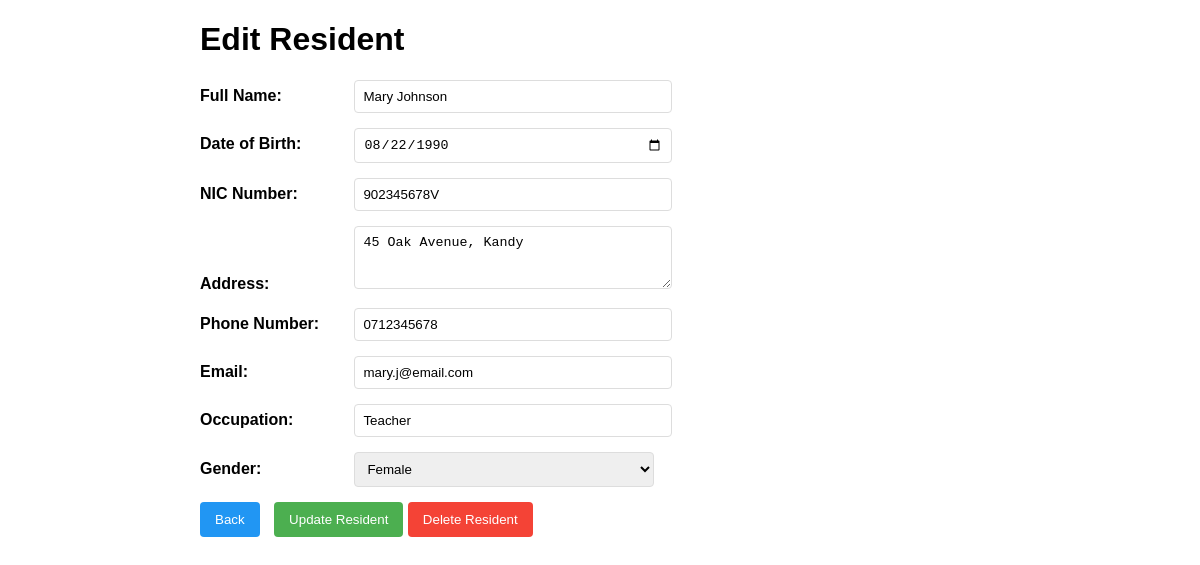
Screenshot of /edit_resident.php?id=2 with the database file from the repository.
### tables this page shows
CREATE TABLE IF NOT EXISTS residents (
                                         id INT AUTO_INCREMENT PRIMARY KEY,
                                         full_name VARCHAR(100) NOT NULL,
    dob DATE NOT NULL,
    nic VARCHAR(12) UNIQUE NOT NULL,
    address TEXT NOT NULL,
    phone VARCHAR(15) NOT NULL,
    email VARCHAR(100) NOT NULL,
    occupation VARCHAR(50) NULL,
    gender ENUM('Male', 'Female', 'Other') NOT NULL,
    registered_date TIMESTAMP DEFAULT CURRENT_TIMESTAMP
    );

### edit_resident.php (the view, shortened to what this page needs)
<?php include 'config.php'; ?>
    <!DOCTYPE html>
    <html lang="en">
    <head>
    </head>
    <body>
    <div class="container">
        <h1>Edit Resident</h1>
        <?php
        $id = isset($_GET['id']) ? intval($_GET['id']) : 0;
        $sql = "SELECT * FROM residents WHERE id = $id";
        $result = $conn->query($sql);
        $resident = $result->fetch_assoc();
        ?>
        <form method="POST" action="<?php echo htmlspecialchars($_SERVER["PHP_SELF"] . "?id=" . $id); ?>">
            <div class="form-group">
                <label for="full_name">Full Name:</label>
                <input type="text" id="full_name" name="full_name" value="<?php echo htmlspecialchars($resident['full_name']); ?>" required>
            </div>
            <div class="form-group">
                <label for="dob">Date of Birth:</label>
                <input type="date" id="dob" name="dob" value="<?php echo htmlspecialchars($resident['dob']); ?>" required>
            </div>
            <div class="form-group">
                <label for="nic">NIC Number:</label>
                <input type="text" id="nic" name="nic" value="<?php echo htmlspecialchars($resident['nic']); ?>" required>
            </div>
            <div class="form-group">
                <label for="address">Address:</label>
                <textarea id="address" name="address" rows="3" required><?php echo htmlspecialchars($resident['address']); ?></textarea>
            </div>
            <div class="form-group">
                <label for="phone">Phone Number:</label>
                <input type="tel" id="phone" name="phone" value="<?php echo htmlspecialchars($resident['phone']); ?>" required>
            </div>
            <div class="form-group">
                <label for="email">Email:</label>
                <input type="email" id="email" name="email" value="<?php echo htmlspecialchars($resident['email']); ?>" required>
            </div>
            <div class="form-group">
                <label for="occupation">Occupation:</label>
                <input type="text" id="occupation" name="occupation" value="<?php echo htmlspecialchars($resident['occupation']); ?>">
            </div>
            <div class="form-group">
                <label for="gender">Gender:</label>
                <select id="gender" name="gender" required>
                    <option value="Female" <?php echo ($resident['gender'] == 'Female') ? 'selected' : ''; ?>>Female</option>
                </select>
            </div>
            <div class="form-group">
                <button type="button" class="back-btn" onclick="window.location.href='index.php'">Back</button>
                <button type="submit">Update Resident</button>
                <button type="button" class="delete-btn" onclick="window.location.href='delete_resident.php?id=<?php echo $id; ?>'">Delete Resident</button>
            </div>
        </form>
    </div>
    </body>
    </html>

### edit_resident.php (style rules this page uses)
body { font-family: Arial, sans-serif; margin: 20px; }
.container { max-width: 800px; margin: 0 auto; }
.form-group { margin-bottom: 15px; }
label { display: inline-block; width: 150px; font-weight: bold; }
input[type="text"], input[type="date"], input[type="email"], input[type="tel"], select, textarea { padding: 8px; width: 300px; border: 1px solid #ddd; border-radius: 4px; }
button { padding: 10px 15px; background-color: #4CAF50; color: white; border: none; border-radius: 4px; cursor: pointer; }
.back-btn { background-color: #2196F3; margin-right: 10px; }
.delete-btn { background-color: #f44336; }

### rows the page displays
residents: full_name "Mary Johnson", dob "08/22/1990", nic "902345678V", address "45 Oak Avenue, Kandy", phone "0712345678", email "mary.j@email.com", occupation "Teacher", gender "Female"
